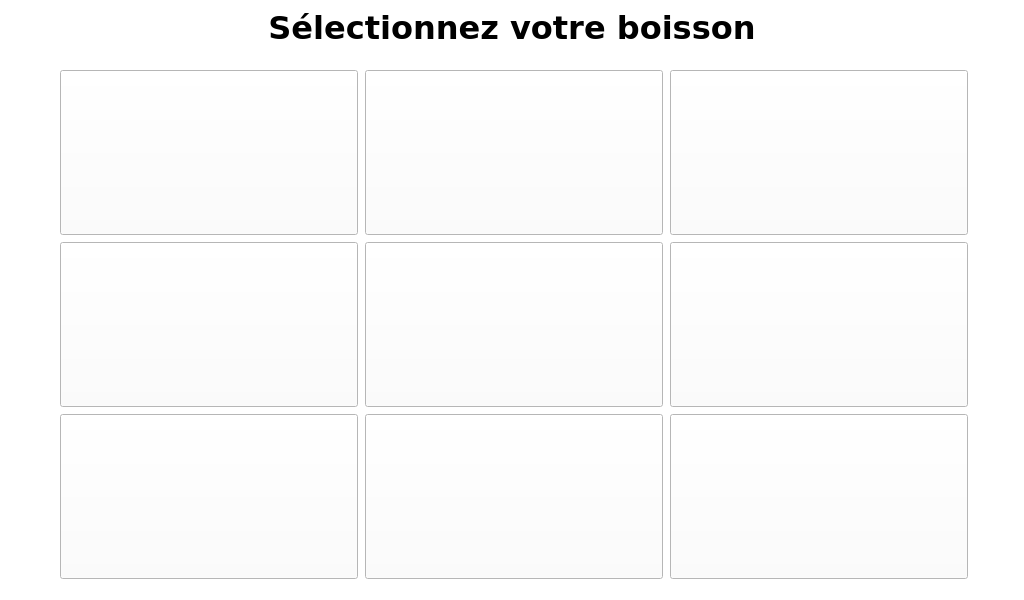
<?xml version="1.0" encoding="UTF-8"?>
<ui version="4.0">
 <class>MainWindow</class>
 <widget class="QMainWindow" name="MainWindow">
  <property name="enabled">
   <bool>true</bool>
  </property>
  <property name="geometry">
   <rect>
    <x>0</x>
    <y>0</y>
    <width>1024</width>
    <height>600</height>
   </rect>
  </property>
  <property name="minimumSize">
   <size>
    <width>1024</width>
    <height>600</height>
   </size>
  </property>
  <property name="maximumSize">
   <size>
    <width>1024</width>
    <height>600</height>
   </size>
  </property>
  <property name="font">
   <font>
    <family>Verdana</family>
   </font>
  </property>
  <property name="windowTitle">
   <string>MainWindow</string>
  </property>
  <property name="styleSheet">
   <string notr="true">background-color: rgb(255, 255, 255);</string>
  </property>
  <widget class="QWidget" name="centralwidget">
   <property name="enabled">
    <bool>true</bool>
   </property>
   <property name="font">
    <font>
     <family>Verdana</family>
    </font>
   </property>
   <widget class="QStackedWidget" name="tabWidget">
    <property name="enabled">
     <bool>true</bool>
    </property>
    <property name="geometry">
     <rect>
      <x>0</x>
      <y>0</y>
      <width>1031</width>
      <height>621</height>
     </rect>
    </property>
    <property name="sizePolicy">
     <sizepolicy hsizetype="Expanding" vsizetype="Ignored">
      <horstretch>0</horstretch>
      <verstretch>0</verstretch>
     </sizepolicy>
    </property>
    <property name="font">
     <font>
      <family>Verdana</family>
     </font>
    </property>
    <property name="contextMenuPolicy">
     <enum>Qt::ActionsContextMenu</enum>
    </property>
    <property name="currentIndex">
     <number>0</number>
    </property>
    <widget class="QWidget" name="tabMenu">
     <widget class="QTextEdit" name="chooseDrink">
      <property name="enabled">
       <bool>true</bool>
      </property>
      <property name="geometry">
       <rect>
        <x>0</x>
        <y>5</y>
        <width>1024</width>
        <height>51</height>
       </rect>
      </property>
      <property name="font">
       <font>
        <family>Verdana</family>
       </font>
      </property>
      <property name="acceptDrops">
       <bool>true</bool>
      </property>
      <property name="autoFillBackground">
       <bool>false</bool>
      </property>
      <property name="styleSheet">
       <string notr="true">background:transparent;</string>
      </property>
      <property name="frameShape">
       <enum>QFrame::NoFrame</enum>
      </property>
      <property name="frameShadow">
       <enum>QFrame::Plain</enum>
      </property>
      <property name="verticalScrollBarPolicy">
       <enum>Qt::ScrollBarAlwaysOff</enum>
      </property>
      <property name="horizontalScrollBarPolicy">
       <enum>Qt::ScrollBarAlwaysOff</enum>
      </property>
      <property name="html">
       <string>&lt;!DOCTYPE HTML PUBLIC &quot;-//W3C//DTD HTML 4.0//EN&quot; &quot;http://www.w3.org/TR/REC-html40/strict.dtd&quot;&gt;
&lt;html&gt;&lt;head&gt;&lt;meta name=&quot;qrichtext&quot; content=&quot;1&quot; /&gt;&lt;style type=&quot;text/css&quot;&gt;
p, li { white-space: pre-wrap; }
&lt;/style&gt;&lt;/head&gt;&lt;body style=&quot; font-family:'Verdana'; font-size:7.8pt; font-weight:400; font-style:normal;&quot;&gt;
&lt;p align=&quot;center&quot; style=&quot; margin-top:0px; margin-bottom:0px; margin-left:0px; margin-right:0px; -qt-block-indent:0; text-indent:0px;&quot;&gt;&lt;span style=&quot; font-family:'Ubuntu'; font-size:24pt; font-weight:600; color:#000000;&quot;&gt;Sélectionnez votre boisson&lt;/span&gt;&lt;/p&gt;&lt;/body&gt;&lt;/html&gt;</string>
      </property>
      <property name="textInteractionFlags">
       <set>Qt::NoTextInteraction</set>
      </property>
     </widget>
     <widget class="QLabel" name="background">
      <property name="geometry">
       <rect>
        <x>4</x>
        <y>0</y>
        <width>1021</width>
        <height>601</height>
       </rect>
      </property>
      <property name="styleSheet">
       <string notr="true">background-image: url(:/Logo/backgroundMenu.png);</string>
      </property>
      <property name="text">
       <string/>
      </property>
     </widget>
     <widget class="QPushButton" name="drink1">
      <property name="geometry">
       <rect>
        <x>60</x>
        <y>70</y>
        <width>298</width>
        <height>165</height>
       </rect>
      </property>
      <property name="styleSheet">
       <string notr="true"/>
      </property>
      <property name="text">
       <string/>
      </property>
     </widget>
     <widget class="QPushButton" name="drink8">
      <property name="geometry">
       <rect>
        <x>365</x>
        <y>414</y>
        <width>298</width>
        <height>165</height>
       </rect>
      </property>
      <property name="styleSheet">
       <string notr="true"/>
      </property>
      <property name="text">
       <string/>
      </property>
     </widget>
     <widget class="QPushButton" name="drink9">
      <property name="geometry">
       <rect>
        <x>670</x>
        <y>414</y>
        <width>298</width>
        <height>165</height>
       </rect>
      </property>
      <property name="styleSheet">
       <string notr="true"/>
      </property>
      <property name="text">
       <string/>
      </property>
     </widget>
     <widget class="QPushButton" name="drink6">
      <property name="geometry">
       <rect>
        <x>670</x>
        <y>242</y>
        <width>298</width>
        <height>165</height>
       </rect>
      </property>
      <property name="styleSheet">
       <string notr="true"/>
      </property>
      <property name="text">
       <string/>
      </property>
     </widget>
     <widget class="QPushButton" name="drink5">
      <property name="geometry">
       <rect>
        <x>365</x>
        <y>242</y>
        <width>298</width>
        <height>165</height>
       </rect>
      </property>
      <property name="styleSheet">
       <string notr="true"/>
      </property>
      <property name="text">
       <string/>
      </property>
     </widget>
     <widget class="QPushButton" name="drink7">
      <property name="geometry">
       <rect>
        <x>60</x>
        <y>414</y>
        <width>298</width>
        <height>165</height>
       </rect>
      </property>
      <property name="styleSheet">
       <string notr="true"/>
      </property>
      <property name="text">
       <string/>
      </property>
     </widget>
     <widget class="QPushButton" name="drink3">
      <property name="geometry">
       <rect>
        <x>670</x>
        <y>70</y>
        <width>298</width>
        <height>165</height>
       </rect>
      </property>
      <property name="styleSheet">
       <string notr="true"/>
      </property>
      <property name="text">
       <string/>
      </property>
     </widget>
     <widget class="QPushButton" name="drink4">
      <property name="geometry">
       <rect>
        <x>60</x>
        <y>242</y>
        <width>298</width>
        <height>165</height>
       </rect>
      </property>
      <property name="styleSheet">
       <string notr="true"/>
      </property>
      <property name="text">
       <string/>
      </property>
     </widget>
     <widget class="QPushButton" name="drink2">
      <property name="geometry">
       <rect>
        <x>365</x>
        <y>70</y>
        <width>298</width>
        <height>165</height>
       </rect>
      </property>
      <property name="styleSheet">
       <string notr="true"/>
      </property>
      <property name="text">
       <string/>
      </property>
     </widget>
     <zorder>background</zorder>
     <zorder>chooseDrink</zorder>
     <zorder>drink1</zorder>
     <zorder>drink8</zorder>
     <zorder>drink9</zorder>
     <zorder>drink6</zorder>
     <zorder>drink5</zorder>
     <zorder>drink7</zorder>
     <zorder>drink3</zorder>
     <zorder>drink4</zorder>
     <zorder>drink2</zorder>
    </widget>
    <widget class="QWidget" name="tabLoading">
     <widget class="QProgressBar" name="progress">
      <property name="geometry">
       <rect>
        <x>162</x>
        <y>480</y>
        <width>700</width>
        <height>50</height>
       </rect>
      </property>
      <property name="font">
       <font>
        <family>Verdana</family>
       </font>
      </property>
      <property name="value">
       <number>0</number>
      </property>
      <property name="invertedAppearance">
       <bool>false</bool>
      </property>
     </widget>
     <widget class="QLineEdit" name="preparing">
      <property name="geometry">
       <rect>
        <x>160</x>
        <y>360</y>
        <width>661</width>
        <height>81</height>
       </rect>
      </property>
      <property name="font">
       <font>
        <family>Verdana</family>
        <pointsize>40</pointsize>
       </font>
      </property>
      <property name="text">
       <string/>
      </property>
      <property name="frame">
       <bool>false</bool>
      </property>
      <property name="echoMode">
       <enum>QLineEdit::Normal</enum>
      </property>
      <property name="alignment">
       <set>Qt::AlignCenter</set>
      </property>
      <property name="readOnly">
       <bool>true</bool>
      </property>
     </widget>
    </widget>
    <widget class="QWidget" name="tabFinish">
     <widget class="QLineEdit" name="finishDrink">
      <property name="geometry">
       <rect>
        <x>0</x>
        <y>-20</y>
        <width>1011</width>
        <height>161</height>
       </rect>
      </property>
      <property name="font">
       <font>
        <family>Verdana</family>
        <pointsize>30</pointsize>
        <weight>75</weight>
        <bold>true</bold>
       </font>
      </property>
      <property name="text">
       <string>Votre boisson est prête!</string>
      </property>
      <property name="frame">
       <bool>false</bool>
      </property>
      <property name="alignment">
       <set>Qt::AlignCenter</set>
      </property>
      <property name="readOnly">
       <bool>true</bool>
      </property>
     </widget>
     <widget class="QPushButton" name="new_drink">
      <property name="geometry">
       <rect>
        <x>10</x>
        <y>490</y>
        <width>361</width>
        <height>101</height>
       </rect>
      </property>
      <property name="font">
       <font>
        <family>Verdana</family>
        <pointsize>20</pointsize>
        <weight>75</weight>
        <bold>true</bold>
       </font>
      </property>
      <property name="text">
       <string>Nouvelle boisson!</string>
      </property>
     </widget>
    </widget>
    <widget class="QWidget" name="tabAdmin">
     <widget class="QWidget" name="horizontalLayoutWidget">
      <property name="geometry">
       <rect>
        <x>0</x>
        <y>120</y>
        <width>1011</width>
        <height>173</height>
       </rect>
      </property>
      <layout class="QHBoxLayout" name="drinkPicture">
       <item>
        <widget class="QPushButton" name="picture1">
         <property name="sizePolicy">
          <sizepolicy hsizetype="Minimum" vsizetype="Expanding">
           <horstretch>0</horstretch>
           <verstretch>0</verstretch>
          </sizepolicy>
         </property>
         <property name="styleSheet">
          <string notr="true"/>
         </property>
         <property name="text">
          <string/>
         </property>
         <property name="iconSize">
          <size>
           <width>165</width>
           <height>165</height>
          </size>
         </property>
         <property name="checkable">
          <bool>false</bool>
         </property>
         <property name="default">
          <bool>false</bool>
         </property>
         <property name="flat">
          <bool>true</bool>
         </property>
        </widget>
       </item>
       <item>
        <widget class="QPushButton" name="picture2">
         <property name="sizePolicy">
          <sizepolicy hsizetype="Minimum" vsizetype="Expanding">
           <horstretch>0</horstretch>
           <verstretch>0</verstretch>
          </sizepolicy>
         </property>
         <property name="text">
          <string/>
         </property>
         <property name="iconSize">
          <size>
           <width>165</width>
           <height>165</height>
          </size>
         </property>
         <property name="checkable">
          <bool>false</bool>
         </property>
         <property name="default">
          <bool>false</bool>
         </property>
         <property name="flat">
          <bool>true</bool>
         </property>
        </widget>
       </item>
       <item>
        <widget class="QPushButton" name="picture3">
         <property name="sizePolicy">
          <sizepolicy hsizetype="Minimum" vsizetype="Expanding">
           <horstretch>0</horstretch>
           <verstretch>0</verstretch>
          </sizepolicy>
         </property>
         <property name="text">
          <string/>
         </property>
         <property name="iconSize">
          <size>
           <width>165</width>
           <height>165</height>
          </size>
         </property>
         <property name="checkable">
          <bool>false</bool>
         </property>
         <property name="default">
          <bool>false</bool>
         </property>
         <property name="flat">
          <bool>true</bool>
         </property>
        </widget>
       </item>
       <item>
        <widget class="QPushButton" name="picture4">
         <property name="sizePolicy">
          <sizepolicy hsizetype="Minimum" vsizetype="Expanding">
           <horstretch>0</horstretch>
           <verstretch>0</verstretch>
          </sizepolicy>
         </property>
         <property name="text">
          <string/>
         </property>
         <property name="iconSize">
          <size>
           <width>165</width>
           <height>165</height>
          </size>
         </property>
         <property name="checkable">
          <bool>false</bool>
         </property>
         <property name="default">
          <bool>false</bool>
         </property>
         <property name="flat">
          <bool>true</bool>
         </property>
        </widget>
       </item>
       <item>
        <widget class="QPushButton" name="picture5">
         <property name="sizePolicy">
          <sizepolicy hsizetype="Minimum" vsizetype="Expanding">
           <horstretch>0</horstretch>
           <verstretch>0</verstretch>
          </sizepolicy>
         </property>
         <property name="text">
          <string/>
         </property>
         <property name="iconSize">
          <size>
           <width>165</width>
           <height>165</height>
          </size>
         </property>
         <property name="checkable">
          <bool>false</bool>
         </property>
         <property name="default">
          <bool>false</bool>
         </property>
         <property name="flat">
          <bool>true</bool>
         </property>
        </widget>
       </item>
       <item>
        <widget class="QPushButton" name="picture6">
         <property name="sizePolicy">
          <sizepolicy hsizetype="Minimum" vsizetype="Expanding">
           <horstretch>0</horstretch>
           <verstretch>0</verstretch>
          </sizepolicy>
         </property>
         <property name="text">
          <string/>
         </property>
         <property name="iconSize">
          <size>
           <width>165</width>
           <height>165</height>
          </size>
         </property>
         <property name="checkable">
          <bool>false</bool>
         </property>
         <property name="default">
          <bool>false</bool>
         </property>
         <property name="flat">
          <bool>true</bool>
         </property>
        </widget>
       </item>
      </layout>
     </widget>
     <widget class="QWidget" name="horizontalLayoutWidget_2">
      <property name="geometry">
       <rect>
        <x>0</x>
        <y>290</y>
        <width>1011</width>
        <height>59</height>
       </rect>
      </property>
      <layout class="QHBoxLayout" name="drinkName">
       <item>
        <widget class="QLineEdit" name="name1">
         <property name="sizePolicy">
          <sizepolicy hsizetype="Expanding" vsizetype="Expanding">
           <horstretch>0</horstretch>
           <verstretch>0</verstretch>
          </sizepolicy>
         </property>
         <property name="font">
          <font>
           <family>Verdana</family>
           <pointsize>25</pointsize>
           <weight>75</weight>
           <bold>true</bold>
          </font>
         </property>
         <property name="text">
          <string/>
         </property>
         <property name="frame">
          <bool>false</bool>
         </property>
         <property name="alignment">
          <set>Qt::AlignCenter</set>
         </property>
         <property name="readOnly">
          <bool>true</bool>
         </property>
        </widget>
       </item>
       <item>
        <widget class="QLineEdit" name="name2">
         <property name="sizePolicy">
          <sizepolicy hsizetype="Expanding" vsizetype="Expanding">
           <horstretch>0</horstretch>
           <verstretch>0</verstretch>
          </sizepolicy>
         </property>
         <property name="font">
          <font>
           <family>Verdana</family>
           <pointsize>25</pointsize>
           <weight>75</weight>
           <bold>true</bold>
          </font>
         </property>
         <property name="text">
          <string/>
         </property>
         <property name="frame">
          <bool>false</bool>
         </property>
         <property name="alignment">
          <set>Qt::AlignCenter</set>
         </property>
         <property name="readOnly">
          <bool>true</bool>
         </property>
        </widget>
       </item>
       <item>
        <widget class="QLineEdit" name="name3">
         <property name="sizePolicy">
          <sizepolicy hsizetype="Expanding" vsizetype="Expanding">
           <horstretch>0</horstretch>
           <verstretch>0</verstretch>
          </sizepolicy>
         </property>
         <property name="font">
          <font>
           <family>Verdana</family>
           <pointsize>25</pointsize>
           <weight>75</weight>
           <bold>true</bold>
          </font>
         </property>
         <property name="text">
          <string/>
         </property>
         <property name="frame">
          <bool>false</bool>
         </property>
         <property name="alignment">
          <set>Qt::AlignCenter</set>
         </property>
         <property name="readOnly">
          <bool>true</bool>
         </property>
        </widget>
       </item>
       <item>
        <widget class="QLineEdit" name="name4">
         <property name="sizePolicy">
          <sizepolicy hsizetype="Expanding" vsizetype="Expanding">
           <horstretch>0</horstretch>
           <verstretch>0</verstretch>
          </sizepolicy>
         </property>
         <property name="font">
          <font>
           <family>Verdana</family>
           <pointsize>25</pointsize>
           <weight>75</weight>
           <bold>true</bold>
          </font>
         </property>
         <property name="text">
          <string/>
         </property>
         <property name="frame">
          <bool>false</bool>
         </property>
         <property name="alignment">
          <set>Qt::AlignCenter</set>
         </property>
         <property name="readOnly">
          <bool>true</bool>
         </property>
        </widget>
       </item>
       <item>
        <widget class="QLineEdit" name="name5">
         <property name="sizePolicy">
          <sizepolicy hsizetype="Expanding" vsizetype="Expanding">
           <horstretch>0</horstretch>
           <verstretch>0</verstretch>
          </sizepolicy>
         </property>
         <property name="font">
          <font>
           <family>Verdana</family>
           <pointsize>25</pointsize>
           <weight>75</weight>
           <bold>true</bold>
          </font>
         </property>
         <property name="text">
          <string/>
         </property>
         <property name="frame">
          <bool>false</bool>
         </property>
         <property name="alignment">
          <set>Qt::AlignCenter</set>
         </property>
         <property name="readOnly">
          <bool>true</bool>
         </property>
        </widget>
       </item>
       <item>
        <widget class="QLineEdit" name="name6">
         <property name="sizePolicy">
          <sizepolicy hsizetype="Expanding" vsizetype="Expanding">
           <horstretch>0</horstretch>
           <verstretch>0</verstretch>
          </sizepolicy>
         </property>
         <property name="font">
          <font>
           <family>Verdana</family>
           <pointsize>25</pointsize>
           <weight>75</weight>
           <bold>true</bold>
          </font>
         </property>
         <property name="text">
          <string/>
         </property>
         <property name="frame">
          <bool>false</bool>
         </property>
         <property name="alignment">
          <set>Qt::AlignCenter</set>
         </property>
         <property name="readOnly">
          <bool>true</bool>
         </property>
        </widget>
       </item>
      </layout>
     </widget>
     <widget class="QWidget" name="horizontalLayoutWidget_3">
      <property name="geometry">
       <rect>
        <x>0</x>
        <y>50</y>
        <width>1011</width>
        <height>87</height>
       </rect>
      </property>
      <layout class="QHBoxLayout" name="drinkNumber">
       <property name="sizeConstraint">
        <enum>QLayout::SetDefaultConstraint</enum>
       </property>
       <item>
        <widget class="QLineEdit" name="line1">
         <property name="sizePolicy">
          <sizepolicy hsizetype="Expanding" vsizetype="Ignored">
           <horstretch>0</horstretch>
           <verstretch>0</verstretch>
          </sizepolicy>
         </property>
         <property name="font">
          <font>
           <family>Verdana</family>
           <pointsize>20</pointsize>
           <weight>75</weight>
           <bold>true</bold>
          </font>
         </property>
         <property name="text">
          <string>1</string>
         </property>
         <property name="frame">
          <bool>false</bool>
         </property>
         <property name="alignment">
          <set>Qt::AlignCenter</set>
         </property>
         <property name="dragEnabled">
          <bool>false</bool>
         </property>
         <property name="readOnly">
          <bool>true</bool>
         </property>
        </widget>
       </item>
       <item>
        <widget class="QLineEdit" name="line2">
         <property name="sizePolicy">
          <sizepolicy hsizetype="Expanding" vsizetype="Ignored">
           <horstretch>0</horstretch>
           <verstretch>0</verstretch>
          </sizepolicy>
         </property>
         <property name="font">
          <font>
           <family>Verdana</family>
           <pointsize>20</pointsize>
           <weight>75</weight>
           <bold>true</bold>
          </font>
         </property>
         <property name="text">
          <string>2</string>
         </property>
         <property name="frame">
          <bool>false</bool>
         </property>
         <property name="alignment">
          <set>Qt::AlignCenter</set>
         </property>
         <property name="dragEnabled">
          <bool>false</bool>
         </property>
         <property name="readOnly">
          <bool>true</bool>
         </property>
        </widget>
       </item>
       <item>
        <widget class="QLineEdit" name="line3">
         <property name="sizePolicy">
          <sizepolicy hsizetype="Expanding" vsizetype="Ignored">
           <horstretch>0</horstretch>
           <verstretch>0</verstretch>
          </sizepolicy>
         </property>
         <property name="font">
          <font>
           <family>Verdana</family>
           <pointsize>20</pointsize>
           <weight>75</weight>
           <bold>true</bold>
          </font>
         </property>
         <property name="text">
          <string>3</string>
         </property>
         <property name="frame">
          <bool>false</bool>
         </property>
         <property name="alignment">
          <set>Qt::AlignCenter</set>
         </property>
         <property name="dragEnabled">
          <bool>false</bool>
         </property>
         <property name="readOnly">
          <bool>true</bool>
         </property>
        </widget>
       </item>
       <item>
        <widget class="QLineEdit" name="line4">
         <property name="sizePolicy">
          <sizepolicy hsizetype="Expanding" vsizetype="Ignored">
           <horstretch>0</horstretch>
           <verstretch>0</verstretch>
          </sizepolicy>
         </property>
         <property name="font">
          <font>
           <family>Verdana</family>
           <pointsize>20</pointsize>
           <weight>75</weight>
           <bold>true</bold>
          </font>
         </property>
         <property name="text">
          <string>4</string>
         </property>
         <property name="frame">
          <bool>false</bool>
         </property>
         <property name="alignment">
          <set>Qt::AlignCenter</set>
         </property>
         <property name="dragEnabled">
          <bool>false</bool>
         </property>
         <property name="readOnly">
          <bool>true</bool>
         </property>
        </widget>
       </item>
       <item>
        <widget class="QLineEdit" name="line5">
         <property name="sizePolicy">
          <sizepolicy hsizetype="Expanding" vsizetype="Ignored">
           <horstretch>0</horstretch>
           <verstretch>0</verstretch>
          </sizepolicy>
         </property>
         <property name="font">
          <font>
           <family>Verdana</family>
           <pointsize>20</pointsize>
           <weight>75</weight>
           <bold>true</bold>
          </font>
         </property>
         <property name="text">
          <string>5</string>
         </property>
         <property name="frame">
          <bool>false</bool>
         </property>
         <property name="alignment">
          <set>Qt::AlignCenter</set>
         </property>
         <property name="dragEnabled">
          <bool>false</bool>
         </property>
         <property name="readOnly">
          <bool>true</bool>
         </property>
        </widget>
       </item>
       <item>
        <widget class="QLineEdit" name="line6">
         <property name="sizePolicy">
          <sizepolicy hsizetype="Expanding" vsizetype="Ignored">
           <horstretch>0</horstretch>
           <verstretch>0</verstretch>
          </sizepolicy>
         </property>
         <property name="font">
          <font>
           <family>Verdana</family>
           <pointsize>20</pointsize>
           <weight>75</weight>
           <bold>true</bold>
          </font>
         </property>
         <property name="text">
          <string>6</string>
         </property>
         <property name="frame">
          <bool>false</bool>
         </property>
         <property name="alignment">
          <set>Qt::AlignCenter</set>
         </property>
         <property name="dragEnabled">
          <bool>false</bool>
         </property>
         <property name="readOnly">
          <bool>true</bool>
         </property>
        </widget>
       </item>
      </layout>
     </widget>
     <widget class="QPushButton" name="menuButton">
      <property name="geometry">
       <rect>
        <x>10</x>
        <y>540</y>
        <width>161</width>
        <height>51</height>
       </rect>
      </property>
      <property name="font">
       <font>
        <family>Verdana</family>
        <pointsize>20</pointsize>
        <weight>75</weight>
        <bold>true</bold>
       </font>
      </property>
      <property name="text">
       <string>Menu</string>
      </property>
     </widget>
    </widget>
   </widget>
   <widget class="QPushButton" name="settings">
    <property name="geometry">
     <rect>
      <x>950</x>
      <y>0</y>
      <width>64</width>
      <height>64</height>
     </rect>
    </property>
    <property name="font">
     <font>
      <family>Verdana</family>
     </font>
    </property>
    <property name="layoutDirection">
     <enum>Qt::LeftToRight</enum>
    </property>
    <property name="text">
     <string/>
    </property>
    <property name="icon">
     <iconset resource="../images/resources.qrc">
      <normaloff>:/Logo/gear_icon.png</normaloff>:/Logo/gear_icon.png</iconset>
    </property>
    <property name="iconSize">
     <size>
      <width>64</width>
      <height>64</height>
     </size>
    </property>
    <property name="checkable">
     <bool>false</bool>
    </property>
    <property name="default">
     <bool>false</bool>
    </property>
    <property name="flat">
     <bool>true</bool>
    </property>
   </widget>
  </widget>
 </widget>
 <resources>
  <include location="../images/resources.qrc"/>
 </resources>
 <connections/>
</ui>
